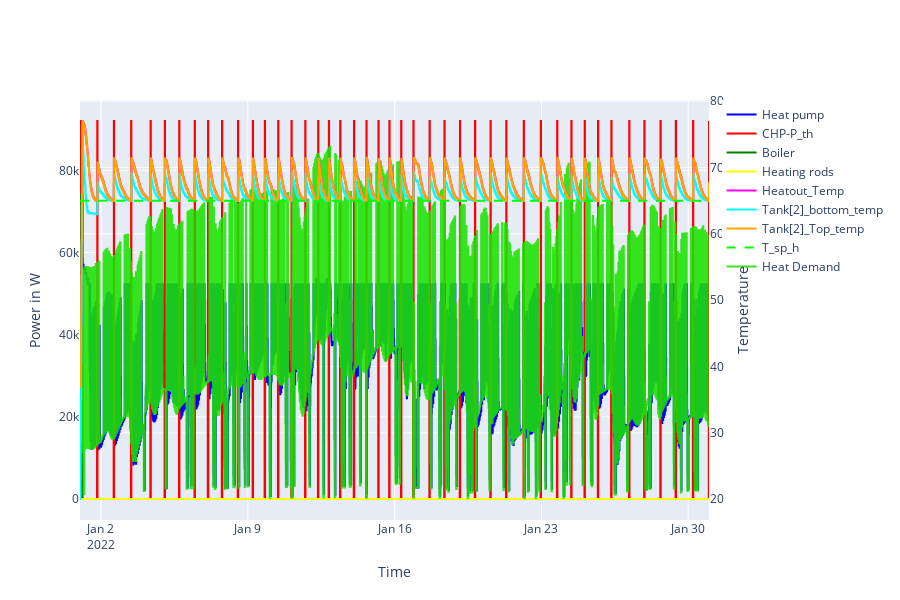

Here is the notebook cell this chart was saved with:
### Markdown cell above
# Aggregated plot

### Code cell
fig = go.Figure()

# ----------------------------------------------------------------Power plots---------------------------------------------
fig.add_trace(go.Scatter(
    y=df['hp_supply'],
    x = df.index,
    mode='lines',
    name='Heat pump',
    line=dict(color='blue', shape="hv")
))

# Second plot (Boiler Simulation)
fig.add_trace(go.Scatter(
    y=df['chp_supply'],
    x = df.index,
    mode='lines',
    name='CHP-P_th',
    line=dict(color='red', shape="hv"),
    # yaxis='y2'  # Associate it with a second subplot
))

fig.add_trace(go.Scatter(
    y=df['Boilersim-0.BOILER_0-P_th'],
    x = df.index,
    mode='lines',
    name='Boiler',
    line=dict(color='green', shape="hv"),
    # yaxis='y2'  # Associate it with a second subplot
))

fig.add_trace(go.Scatter(
    y=df['P_hr'],
    x = df.index,
    mode='lines',
    name='Heating rods',
    line=dict(color='yellow', shape="hv"),
    # yaxis='y2'  # Associate it with a second subplot
))
#----------------------------------------------------------------Temp plots-----------------------------------------------------------
fig.add_trace(go.Scatter(
    y=df['heatout_T'],
    x = df.index,
    mode='lines',
    name='Heatout_Temp',
    line=dict(color='magenta', shape="hv"),
    yaxis='y2'  # Associate it with a second subplot
))

fig.add_trace(go.Scatter(
    y=df['HWTSim2_sensor0_T'],
    x = df.index,
    mode='lines',
    name='Tank[2]_bottom_temp',
    line=dict(color='cyan', shape="hv"),
    yaxis='y2'  
))

fig.add_trace(go.Scatter(
    y=df['HWTSim2_sensor2_T'],
    x = df.index,
    mode='lines',
    name='Tank[2]_Top_temp',
    line=dict(color='orange', shape="hv"),
    yaxis='y2'  
))

fig.add_trace(go.Scatter(
    x=[df.index.min(), df.index.max()],  
    y=[65, 65],  # Constant y-value
    mode="lines",
    name="T_sp_h",
    line=dict(color="lime", dash="dash"),
    yaxis="y2"  
))

#---------------------------------------------------------------Heat Demand in KW-----------------------------------------------------

fig.add_trace(go.Scatter(
    y=df['Heat Demand [KW]']*1000,
    x = df.index,
    mode='lines',
    name='Heat Demand',
    line=dict(color='rgba(28, 227, 0, 0.878)', shape="hv"),
    yaxis='y1'  
))


# --------------------------------------------------------------Chp uptime plots -------------------------------------
# fig.add_trace(go.Scatter(
#     y=df['CHPSim-0.CHP_0-chp_uptime'],
#     x = df.index,
#     mode='lines',
#     name='chp uptime',
#     line=dict(color='cyan', shape="hv"),
#     yaxis='y3'  # Associate it with a second subplot
# ))

# fig.add_trace(go.Scatter(
#     y=df['CHPSim-0.CHP_0-chp_uptime'],
#     x = df.index,
#     mode='lines',
#     name='chp uptime from controller',
#     line=dict(color='lime', shape="hv"),
#     yaxis='y3'  # Associate it with a second subplot
# ))
#------------------------------------------------------------------------------------------------------
fig.update_layout(
    height=600,  # Total height of the figure
    showlegend=True,
    xaxis=dict(title='Time'),
    yaxis=dict(title='Power in W'),
    yaxis2=dict(
        title='Temperature',
        overlaying='y',  # Overlay y-axis for second subplot
        side='right',
        anchor='free',
        position=1
    ),
    yaxis3 = dict(title='uptime in minutes',
        overlaying='y',  # Overlay y-axis for second subplot
        side='right',
        anchor='free',
        position=1)
)

fig.show()

### Figure 1 — Plotly figure (JSON) as saved in the notebook; plotly's stock layout.template omitted (floating-point values rounded to 4 significant figures; data arrays with more than 128 entries replaced by an {"elided": "..."} marker saying what was removed)
{"data": [{"line": {"color": "blue", "shape": "hv"}, "mode": "lines", "name": "Heat pump", "type": "scatter", "x": {"elided": "2880 str values"}, "y": {"elided": "2880 float values"}}, {"line": {"color": "red", "shape": "hv"}, "mode": "lines", "name": "CHP-P_th", "type": "scatter", "x": {"elided": "2880 str values"}, "y": {"elided": "2880 float values"}}, {"line": {"color": "green", "shape": "hv"}, "mode": "lines", "name": "Boiler", "type": "scatter", "x": {"elided": "2880 str values"}, "y": {"elided": "2880 int values"}}, {"line": {"color": "yellow", "shape": "hv"}, "mode": "lines", "name": "Heating rods", "type": "scatter", "x": {"elided": "2880 str values"}, "y": {"elided": "2880 int values"}}, {"line": {"color": "magenta", "shape": "hv"}, "mode": "lines", "name": "Heatout_Temp", "type": "scatter", "x": {"elided": "2880 str values"}, "y": {"elided": "2880 float values"}, "yaxis": "y2"}, {"line": {"color": "cyan", "shape": "hv"}, "mode": "lines", "name": "Tank[2]_bottom_temp", "type": "scatter", "x": {"elided": "2880 str values"}, "y": {"elided": "2880 float values"}, "yaxis": "y2"}, {"line": {"color": "orange", "shape": "hv"}, "mode": "lines", "name": "Tank[2]_Top_temp", "type": "scatter", "x": {"elided": "2880 str values"}, "y": {"elided": "2880 float values"}, "yaxis": "y2"}, {"line": {"color": "lime", "dash": "dash"}, "mode": "lines", "name": "T_sp_h", "type": "scatter", "x": ["2022-01-01T00:00:00", "2022-01-30T23:45:00"], "y": [65, 65], "yaxis": "y2"}, {"line": {"color": "rgba(28, 227, 0, 0.878)", "shape": "hv"}, "mode": "lines", "name": "Heat Demand", "type": "scatter", "x": {"elided": "2880 str values"}, "y": {"elided": "2880 float values"}, "yaxis": "y"}], "layout": {"height": 600, "showlegend": true, "xaxis": {"title": {"text": "Time"}}, "yaxis": {"title": {"text": "Power in W"}}, "yaxis2": {"anchor": "free", "overlaying": "y", "position": 1, "side": "right", "title": {"text": "Temperature"}}, "yaxis3": {"anchor": "free", "overlaying": "y", "position": 1, "side": "right", "title": {"text": "uptime in minutes"}}}}
